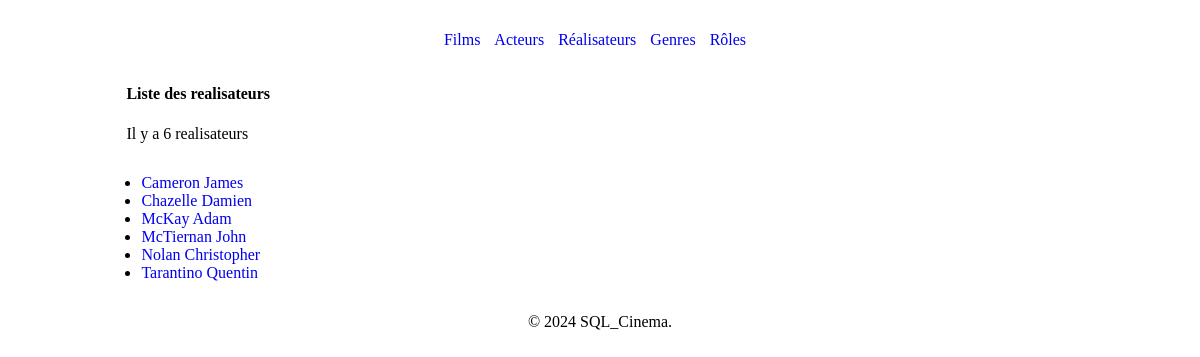
The app's page /index.php?action=listDirectors with its own data.
### tables this page shows
CREATE TABLE IF NOT EXISTS Realisateur (
    id_realisateur INT AUTO_INCREMENT PRIMARY KEY,
    id_personne INT,
    FOREIGN KEY (id_personne) REFERENCES Personne(id_personne)
);

CREATE TABLE IF NOT EXISTS Personne (
    id_personne INT AUTO_INCREMENT PRIMARY KEY,
    prenom VARCHAR(50),
    nom VARCHAR(50),
    dateNaissance DATE,
    sexe CHAR(1),
    photo VARCHAR(255) DEFAULT 'photo.jpg'
);

### controllers/DirectorController.php (called while the page is built, shortened)
<?php
class DirectorController
{
    public function listDirectors()
    {
        $pdo = Connect::Connection();
        $realisateurs = $pdo->query("
        SELECT id_realisateur, p.prenom, p.nom
        FROM Personne p
        INNER JOIN realisateur r ON p.id_personne = r.id_personne
        GROUP BY r.id_realisateur
        ORDER BY p.nom ASC
        ");
        require "views/directorsView.php";
    }
}

### views/directorsView.php (the view, shortened to what this page needs)
<p class="uk-label uk-label-warning">Il y a <?= $realisateurs->rowCount() ?> realisateurs</p>
<ul>
    <?php
    $realisateursData = $realisateurs->fetchAll();
    foreach ($realisateursData as $realisateur) { ?>
        <li>
            <a href="index.php?action=detailDirector&id=<?= $realisateur["id_realisateur"] ?>"><?= $realisateur["nom"] . " " . $realisateur["prenom"] ?></a>
        </li>
    <?php } ?>
</ul>
<?php
require "views/template.php";
?>

### public/css/style.css (style rules this page uses)
a { text-decoration: none; }
ul { padding: 15px; }

### records on screen
realisateur: id_personne.nom "Cameron", id_personne.prenom "James"
realisateur: id_personne.nom "Chazelle", id_personne.prenom "Damien"
realisateur: id_personne.nom "McKay", id_personne.prenom "Adam"
realisateur: id_personne.nom "McTiernan", id_personne.prenom "John"
realisateur: id_personne.nom "Nolan", id_personne.prenom "Christopher"
realisateur: id_personne.nom "Tarantino", id_personne.prenom "Quentin"

### other values on screen
$titre_secondaire "Liste des realisateurs"
$realisateurs->rowCount() "6"
